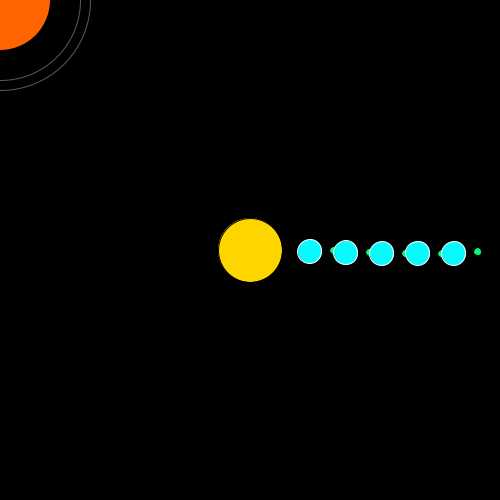
Frame 1 (no input)
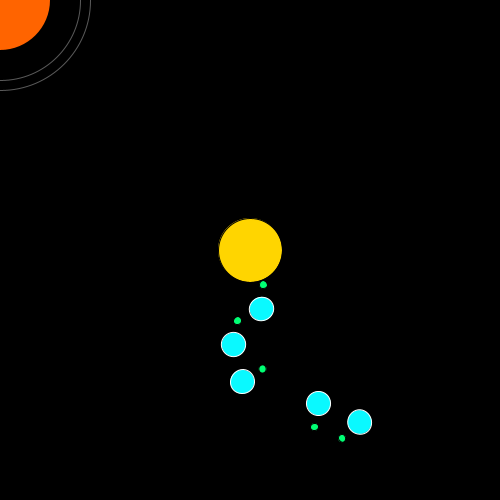
Frame 60 (the mouse pressed at the canvas centre just before this capture)
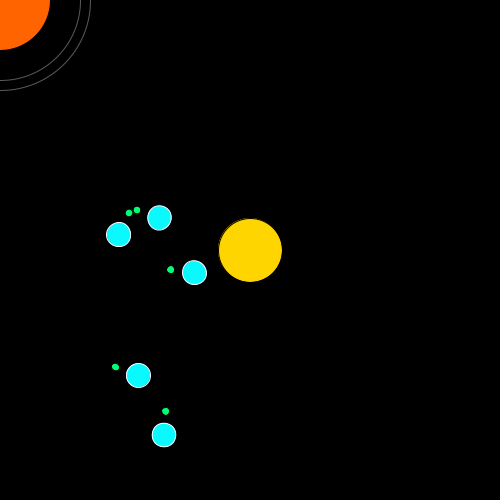
Frame 120 (the mouse held since frame 60 and released just before this capture)

The Processing sketch that drew these frames (run headless with seeded random() and noise(); from frame 60 on, the mouse is pressed at the canvas centre):

// Processing sketch: Solar_system
// ── Solar_system.pde
Planet[] planets = new Planet[5];

void setup(){
  size (500,500);
  
  for ( int i=0; i<planets.length; i++) {
    planets[i] = new Planet(60+i*36,24);
  }}
  
  void draw(){
    background(0);
    noFill();
   stroke(255,90);
  ellipse(0, 0, 180, 180);
  ellipse(0, 0, 160, 160);
  
  noStroke();
  fill(255, 100, 0);
  ellipse(0, 0, 100, 100);
    
    
    //SUn
    
    pushMatrix();
    translate(width/2,height/2);
    stroke(0);
    fill(#FFD500);
    ellipse(0,0,64,64);
    
    
    for (int i = 0; i< planets.length; i++){
      
      planets[i].update();
      planets[i].display();
      
    }
    popMatrix();
  }
// ── Moon.pde
class Moon {
  float theta;
  float diameter;
  float distance;
  float orbitspeed;
  
  Moon(float distance_, float diameter_) {
    distance = distance_;
    diameter = diameter_;
    theta=0;
    orbitspeed = random(-0.1,0.1);}
    
    void update() {
      theta += orbitspeed;
    }
    
    void display(){
      pushMatrix();
      rotate(theta);
      translate(distance,0);
      stroke(0);
      fill(#00FF74);
      ellipse(0,0,diameter,diameter);
      popMatrix();
    }}
// ── Planet.pde
class Planet {
  float theta;
  float diameter;
  float distance;
  float orbitspeed;
  
  Moon moon;
  
  Planet(float distance_, float diameter_) {
    distance= distance_;
    diameter = diameter_;
    theta= 0;
    orbitspeed = random(0.01,0.03);
    
    moon= new Moon(24,8);
  }
  
  void update() {
    theta+=orbitspeed;
    moon.update();
  }
  
  void display() {
    pushMatrix();
    rotate(theta);
    translate(distance,0);
    stroke(255);
    fill(#0AF9FF);
    ellipse(0,0,diameter,diameter);
    moon.display();
    
    popMatrix();
  }
}
